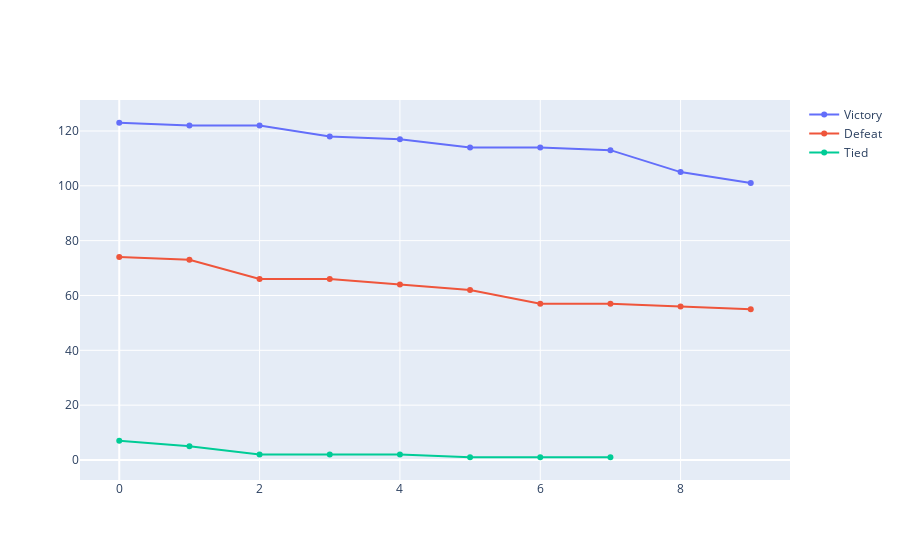

Notebook code for this chart:
### Code cell
fig = go.Figure()
fig.add_trace(go.Scatter(y=number_wins_player.query('result == "victory"')['count'],
                    name='Victory'))
fig.add_trace(go.Scatter(y=number_wins_player.query('result == "defeat"')['count'],
                    name='Defeat'))
fig.add_trace(go.Scatter(y=number_wins_player.query('result == "tied"')['count'],
                    name='Tied'))                    

fig.show();

### Figure 1 — Plotly figure (JSON) as saved in the notebook; plotly's stock layout.template omitted (floating-point values rounded to 4 significant figures)
{"data": [{"name": "Victory", "type": "scatter", "y": [123, 122, 122, 118, 117, 114, 114, 113, 105, 101]}, {"name": "Defeat", "type": "scatter", "y": [74, 73, 66, 66, 64, 62, 57, 57, 56, 55]}, {"name": "Tied", "type": "scatter", "y": [7, 5, 2, 2, 2, 1, 1, 1]}], "layout": {}}
